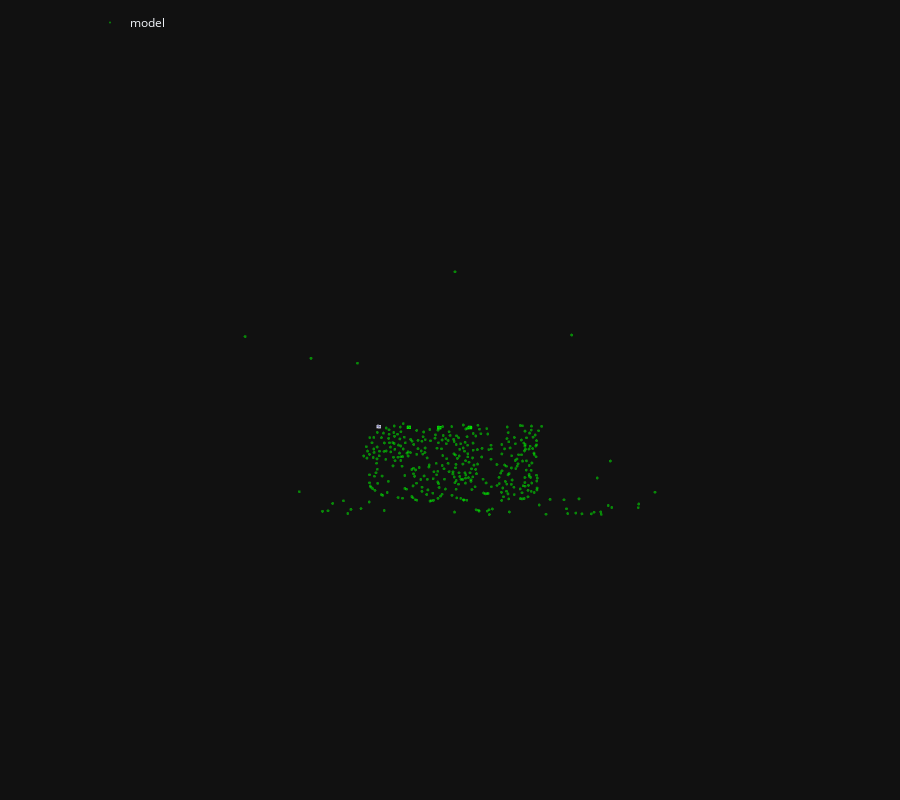

The notebook cell saved with this chart:
### Markdown cell above
# Visualization of first query

### Code cell
fig3d = init_figure()

pose = pycolmap.Image(tvec=ret['tvec'], qvec=ret['qvec'])
plot_camera_colmap(fig3d, pose, pinhole_camera, color='rgba(128,128,255,0.5)', 
                   name=query, legendgroup="refined")
args = dict(max_reproj_error=3.0, min_track_length=2, cs=1)
plot_reconstruction(fig3d, model, color='rgba(0, 255, 0, 0.5)', name="model", **args)
fig3d.show()
fig3d.write_html(result_dir / "dragon_one_query_localizer.html")

### Figure 1 — Plotly figure (JSON) as saved in the notebook; plotly's stock layout.template omitted (floating-point values rounded to 4 significant figures; data arrays with more than 128 entries replaced by an {"elided": "..."} marker saying what was removed)
{"data": [{"legendgroup": "refined", "line": {"color": "rgba(128,128,255,0.5)"}, "marker": {"size": 0.0001}, "name": "0003.png", "showlegend": false, "type": "scatter3d", "x": [-10.08, -9.489, -9.497, -10.09, -10.08], "y": [-0.3255, -0.3148, 0.1368, 0.1262, -0.3255], "z": [1.703, 1.56, 1.56, 1.704, 1.703]}, {"color": "rgba(128,128,255,0.5)", "i": [0, 0, 0, 0], "j": [1, 2, 3, 4], "k": [2, 3, 4, 1], "legendgroup": "refined", "name": "0003.png", "showlegend": false, "type": "mesh3d", "x": [-9.928, -10.08, -9.489, -9.497, -10.09, -10.08], "y": [-0.09562, -0.3255, -0.3148, 0.1368, 0.1262, -0.3255], "z": [1.058, 1.703, 1.56, 1.56, 1.704, 1.703]}, {"legendgroup": "refined", "line": {"color": "rgba(128,128,255,0.5)", "width": 1}, "mode": "lines", "name": "0003.png", "showlegend": false, "type": "scatter3d", "x": [-9.928, -10.08, -9.489, -9.928, -9.489, -9.497, -9.928, -9.497, -10.09, -9.928, -10.09, -10.08], "y": [-0.09562, -0.3255, -0.3148, -0.09562, -0.3148, 0.1368, -0.09562, 0.1368, 0.1262, -0.09562, 0.1262, -0.3255], "z": [1.058, 1.703, 1.56, 1.058, 1.56, 1.56, 1.058, 1.56, 1.704, 1.058, 1.704, 1.703]}, {"legendgroup": "model", "marker": {"color": "rgba(0, 255, 0, 0.5)", "line": {"width": 0}, "size": 1}, "mode": "markers", "name": "model", "type": "scatter3d", "x": {"elided": "381 float values"}, "y": {"elided": "381 float values"}, "z": {"elided": "381 float values"}}, {"legendgroup": "model", "line": {"color": "rgba(0, 255, 0, 0.5)"}, "marker": {"size": 0.0001}, "name": "3", "showlegend": false, "type": "scatter3d", "x": [-5.193, -4.59, -4.595, -5.199, -5.193], "y": [-0.2499, -0.2428, 0.2089, 0.2018, -0.2499], "z": [0.9031, 0.8069, 0.8072, 0.9034, 0.9031]}, {"color": "rgba(0, 255, 0, 0.5)", "i": [0, 0, 0, 0], "j": [1, 2, 3, 4], "k": [2, 3, 4, 1], "legendgroup": "model", "name": "3", "showlegend": false, "type": "mesh3d", "x": [-4.987, -5.193, -4.59, -4.595, -5.199, -5.193], "y": [-0.02117, -0.2499, -0.2428, 0.2089, 0.2018, -0.2499], "z": [0.2721, 0.9031, 0.8069, 0.8072, 0.9034, 0.9031]}, {"legendgroup": "model", "line": {"color": "rgba(0, 255, 0, 0.5)", "width": 1}, "mode": "lines", "name": "3", "showlegend": false, "type": "scatter3d", "x": [-4.987, -5.193, -4.59, -4.987, -4.59, -4.595, -4.987, -4.595, -5.199, -4.987, -5.199, -5.193], "y": [-0.02117, -0.2499, -0.2428, -0.02117, -0.2428, 0.2089, -0.02117, 0.2089, 0.2018, -0.02117, 0.2018, -0.2499], "z": [0.2721, 0.9031, 0.8069, 0.2721, 0.8069, 0.8072, 0.2721, 0.8072, 0.9034, 0.2721, 0.9034, 0.9031]}, {"legendgroup": "model", "line": {"color": "rgba(0, 255, 0, 0.5)"}, "marker": {"size": 0.0001}, "name": "2", "showlegend": false, "type": "scatter3d", "x": [-0.2625, 0.3465, 0.3439, -0.2651, -0.2625], "y": [-0.2195, -0.216, 0.2357, 0.2322, -0.2195], "z": [0.4779, 0.4296, 0.4297, 0.478, 0.4779]}, {"color": "rgba(0, 255, 0, 0.5)", "i": [0, 0, 0, 0], "j": [1, 2, 3, 4], "k": [2, 3, 4, 1], "legendgroup": "model", "name": "2", "showlegend": false, "type": "mesh3d", "x": [-0.005975, -0.2625, 0.3465, 0.3439, -0.2651, -0.2625], "y": [0.007982, -0.2195, -0.216, 0.2357, 0.2322, -0.2195], "z": [-0.1347, 0.4779, 0.4296, 0.4297, 0.478, 0.4779]}, {"legendgroup": "model", "line": {"color": "rgba(0, 255, 0, 0.5)", "width": 1}, "mode": "lines", "name": "2", "showlegend": false, "type": "scatter3d", "x": [-0.005975, -0.2625, 0.3465, -0.005975, 0.3465, 0.3439, -0.005975, 0.3439, -0.2651, -0.005975, -0.2651, -0.2625], "y": [0.007982, -0.2195, -0.216, 0.007982, -0.216, 0.2357, 0.007982, 0.2357, 0.2322, 0.007982, 0.2322, -0.2195], "z": [-0.1347, 0.4779, 0.4296, -0.1347, 0.4296, 0.4297, -0.1347, 0.4297, 0.478, -0.1347, 0.478, 0.4779]}, {"legendgroup": "model", "line": {"color": "rgba(0, 255, 0, 0.5)"}, "marker": {"size": 0.0001}, "name": "1", "showlegend": false, "type": "scatter3d", "x": [4.693, 5.304, 5.304, 4.693, 4.693], "y": [-0.2283, -0.2284, 0.2234, 0.2234, -0.2283], "z": [0.4447, 0.4447, 0.4447, 0.4447, 0.4447]}, {"color": "rgba(0, 255, 0, 0.5)", "i": [0, 0, 0, 0], "j": [1, 2, 3, 4], "k": [2, 3, 4, 1], "legendgroup": "model", "name": "1", "showlegend": false, "type": "mesh3d", "x": [4.998, 4.693, 5.304, 5.304, 4.693, 4.693], "y": [-0.00251, -0.2283, -0.2284, 0.2234, 0.2234, -0.2283], "z": [-0.1457, 0.4447, 0.4447, 0.4447, 0.4447, 0.4447]}, {"legendgroup": "model", "line": {"color": "rgba(0, 255, 0, 0.5)", "width": 1}, "mode": "lines", "name": "1", "showlegend": false, "type": "scatter3d", "x": [4.998, 4.693, 5.304, 4.998, 5.304, 5.304, 4.998, 5.304, 4.693, 4.998, 4.693, 4.693], "y": [-0.00251, -0.2283, -0.2284, -0.00251, -0.2284, 0.2234, -0.00251, 0.2234, 0.2234, -0.00251, 0.2234, -0.2283], "z": [-0.1457, 0.4447, 0.4447, -0.1457, 0.4447, 0.4447, -0.1457, 0.4447, 0.4447, -0.1457, 0.4447, 0.4447]}], "layout": {"height": 800, "legend": {"orientation": "h", "x": 0.1, "xanchor": "left", "y": 0.99, "yanchor": "top"}, "margin": {"b": 0, "l": 0, "pad": 0, "r": 0, "t": 0}, "scene": {"aspectmode": "data", "camera": {"eye": {"x": 0, "y": -0.1, "z": -2}, "projection": {"type": "orthographic"}, "up": {"x": 0, "y": -1, "z": 0}}, "dragmode": "orbit", "xaxis": {"autorange": true, "showbackground": false, "showgrid": false, "showline": false, "showticklabels": true, "visible": false}, "yaxis": {"autorange": true, "showbackground": false, "showgrid": false, "showline": false, "showticklabels": true, "visible": false}, "zaxis": {"autorange": true, "showbackground": false, "showgrid": false, "showline": false, "showticklabels": true, "visible": false}}}}
